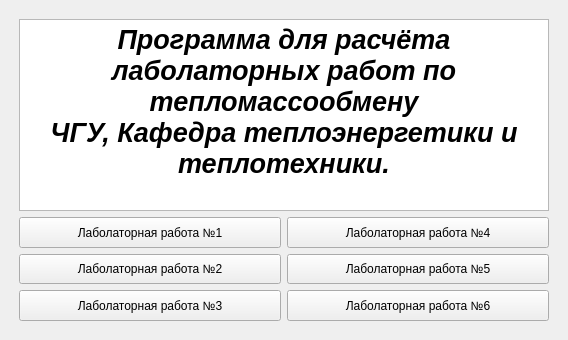
<?xml version="1.0" encoding="UTF-8"?>
<ui version="4.0">
 <class>MainWindow</class>
 <widget class="QMainWindow" name="MainWindow">
  <property name="windowModality">
   <enum>Qt::WindowModal</enum>
  </property>
  <property name="geometry">
   <rect>
    <x>0</x>
    <y>0</y>
    <width>568</width>
    <height>340</height>
   </rect>
  </property>
  <property name="sizePolicy">
   <sizepolicy hsizetype="Expanding" vsizetype="Expanding">
    <horstretch>1</horstretch>
    <verstretch>1</verstretch>
   </sizepolicy>
  </property>
  <property name="minimumSize">
   <size>
    <width>568</width>
    <height>340</height>
   </size>
  </property>
  <property name="windowTitle">
   <string>Lab_master</string>
  </property>
  <property name="windowIcon">
   <iconset>
    <normaloff>Main_icon.ico</normaloff>Main_icon.ico</iconset>
  </property>
  <property name="dockOptions">
   <set>QMainWindow::AllowTabbedDocks|QMainWindow::AnimatedDocks</set>
  </property>
  <widget class="QWidget" name="centralwidget">
   <property name="enabled">
    <bool>true</bool>
   </property>
   <property name="sizePolicy">
    <sizepolicy hsizetype="Expanding" vsizetype="Expanding">
     <horstretch>0</horstretch>
     <verstretch>0</verstretch>
    </sizepolicy>
   </property>
   <property name="minimumSize">
    <size>
     <width>568</width>
     <height>0</height>
    </size>
   </property>
   <layout class="QHBoxLayout" name="horizontalLayout">
    <item>
     <layout class="QVBoxLayout" name="verticalLayout">
      <property name="leftMargin">
       <number>10</number>
      </property>
      <property name="topMargin">
       <number>10</number>
      </property>
      <property name="rightMargin">
       <number>10</number>
      </property>
      <property name="bottomMargin">
       <number>10</number>
      </property>
      <item>
       <widget class="QTextBrowser" name="textBrowser">
        <property name="html">
         <string>&lt;!DOCTYPE HTML PUBLIC &quot;-//W3C//DTD HTML 4.0//EN&quot; &quot;http://www.w3.org/TR/REC-html40/strict.dtd&quot;&gt;
&lt;html&gt;&lt;head&gt;&lt;meta name=&quot;qrichtext&quot; content=&quot;1&quot; /&gt;&lt;style type=&quot;text/css&quot;&gt;
p, li { white-space: pre-wrap; }
&lt;/style&gt;&lt;/head&gt;&lt;body style=&quot; font-family:'MS Shell Dlg 2'; font-size:8.25pt; font-weight:400; font-style:normal;&quot;&gt;
&lt;p align=&quot;center&quot; style=&quot; margin-top:0px; margin-bottom:0px; margin-left:0px; margin-right:0px; -qt-block-indent:0; text-indent:0px;&quot;&gt;&lt;span style=&quot; font-size:20pt; font-weight:600; font-style:italic;&quot;&gt;Программа для расчёта лаболаторных работ по тепломассообмену&lt;br /&gt;ЧГУ, Кафедра теплоэнергетики и теплотехники.&lt;/span&gt;&lt;/p&gt;&lt;/body&gt;&lt;/html&gt;</string>
        </property>
       </widget>
      </item>
      <item>
       <layout class="QGridLayout" name="gridLayout">
        <property name="sizeConstraint">
         <enum>QLayout::SetDefaultConstraint</enum>
        </property>
        <item row="2" column="1">
         <widget class="QPushButton" name="pushButton_6">
          <property name="sizePolicy">
           <sizepolicy hsizetype="Expanding" vsizetype="Expanding">
            <horstretch>0</horstretch>
            <verstretch>0</verstretch>
           </sizepolicy>
          </property>
          <property name="text">
           <string>Лаболаторная работа №6</string>
          </property>
         </widget>
        </item>
        <item row="0" column="1">
         <widget class="QPushButton" name="pushButton_4">
          <property name="sizePolicy">
           <sizepolicy hsizetype="Expanding" vsizetype="Expanding">
            <horstretch>0</horstretch>
            <verstretch>0</verstretch>
           </sizepolicy>
          </property>
          <property name="text">
           <string>Лаболаторная работа №4</string>
          </property>
         </widget>
        </item>
        <item row="1" column="1">
         <widget class="QPushButton" name="pushButton_5">
          <property name="sizePolicy">
           <sizepolicy hsizetype="Expanding" vsizetype="Expanding">
            <horstretch>0</horstretch>
            <verstretch>0</verstretch>
           </sizepolicy>
          </property>
          <property name="text">
           <string>Лаболаторная работа №5</string>
          </property>
         </widget>
        </item>
        <item row="2" column="0">
         <widget class="QPushButton" name="pushButton_3">
          <property name="sizePolicy">
           <sizepolicy hsizetype="Expanding" vsizetype="Expanding">
            <horstretch>0</horstretch>
            <verstretch>0</verstretch>
           </sizepolicy>
          </property>
          <property name="text">
           <string>Лаболаторная работа №3</string>
          </property>
         </widget>
        </item>
        <item row="1" column="0">
         <widget class="QPushButton" name="pushButton_2">
          <property name="sizePolicy">
           <sizepolicy hsizetype="Expanding" vsizetype="Expanding">
            <horstretch>0</horstretch>
            <verstretch>0</verstretch>
           </sizepolicy>
          </property>
          <property name="text">
           <string>Лаболаторная работа №2</string>
          </property>
         </widget>
        </item>
        <item row="0" column="0">
         <widget class="QPushButton" name="pushButton">
          <property name="sizePolicy">
           <sizepolicy hsizetype="Expanding" vsizetype="Expanding">
            <horstretch>0</horstretch>
            <verstretch>0</verstretch>
           </sizepolicy>
          </property>
          <property name="text">
           <string>Лаболаторная работа №1</string>
          </property>
         </widget>
        </item>
       </layout>
      </item>
     </layout>
    </item>
   </layout>
  </widget>
  <widget class="QMenuBar" name="menubar">
   <property name="geometry">
    <rect>
     <x>0</x>
     <y>0</y>
     <width>568</width>
     <height>21</height>
    </rect>
   </property>
  </widget>
 </widget>
 <resources/>
 <connections/>
</ui>
